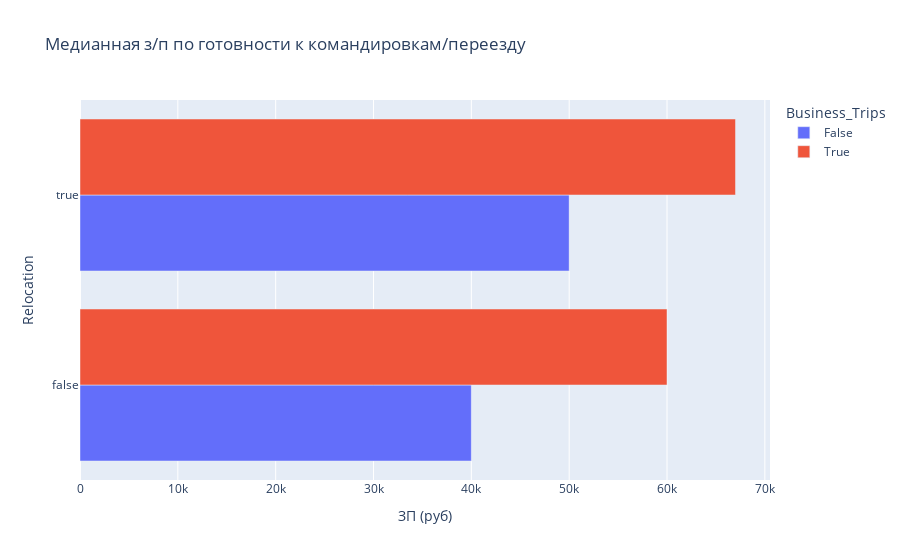

This figure's notebook cell:
### Markdown cell above
6. Постройте **многоуровневую столбчатую диаграмму**, которая показывает зависимость медианной заработной платы (**"ЗП (руб)"**) от признаков **"Готовность к переезду"** и **"Готовность к командировкам"**. Проанализируйте график, сравнив уровень заработной платы в категориях.

### Code cell
bar_data = hh_data_copy.groupby(
    ['Relocation', 'Business_Trips'],
    as_index=False
)['ЗП (руб)'].median()
fig = px.bar(
    data_frame=bar_data,
    y='Relocation',
    x='ЗП (руб)',
    barmode="group",
    color='Business_Trips',
    orientation='h',
    title='Медианная з/п по готовности к командировкам/переезду'
)
fig.show()

### Figure 1 — Plotly figure (JSON) as saved in the notebook; plotly's stock layout.template omitted (floating-point values rounded to 4 significant figures)
{"data": [{"alignmentgroup": "True", "hovertemplate": "Business_Trips=False<br>ЗП (руб)=%{x}<br>Relocation=%{y}<extra></extra>", "legendgroup": "False", "marker": {"color": "#636efa", "pattern": {"shape": ""}}, "name": "False", "offsetgroup": "False", "orientation": "h", "showlegend": true, "textposition": "auto", "type": "bar", "x": [40000, 50000], "xaxis": "x", "y": [false, true], "yaxis": "y"}, {"alignmentgroup": "True", "hovertemplate": "Business_Trips=True<br>ЗП (руб)=%{x}<br>Relocation=%{y}<extra></extra>", "legendgroup": "True", "marker": {"color": "#EF553B", "pattern": {"shape": ""}}, "name": "True", "offsetgroup": "True", "orientation": "h", "showlegend": true, "textposition": "auto", "type": "bar", "x": [60000, 67000], "xaxis": "x", "y": [false, true], "yaxis": "y"}], "layout": {"barmode": "group", "legend": {"title": {"text": "Business_Trips"}, "tracegroupgap": 0}, "title": {"text": "Медианная з/п по готовности к командировкам/переезду"}, "xaxis": {"anchor": "y", "domain": [0, 1], "title": {"text": "ЗП (руб)"}}, "yaxis": {"anchor": "x", "domain": [0, 1], "title": {"text": "Relocation"}}}}
